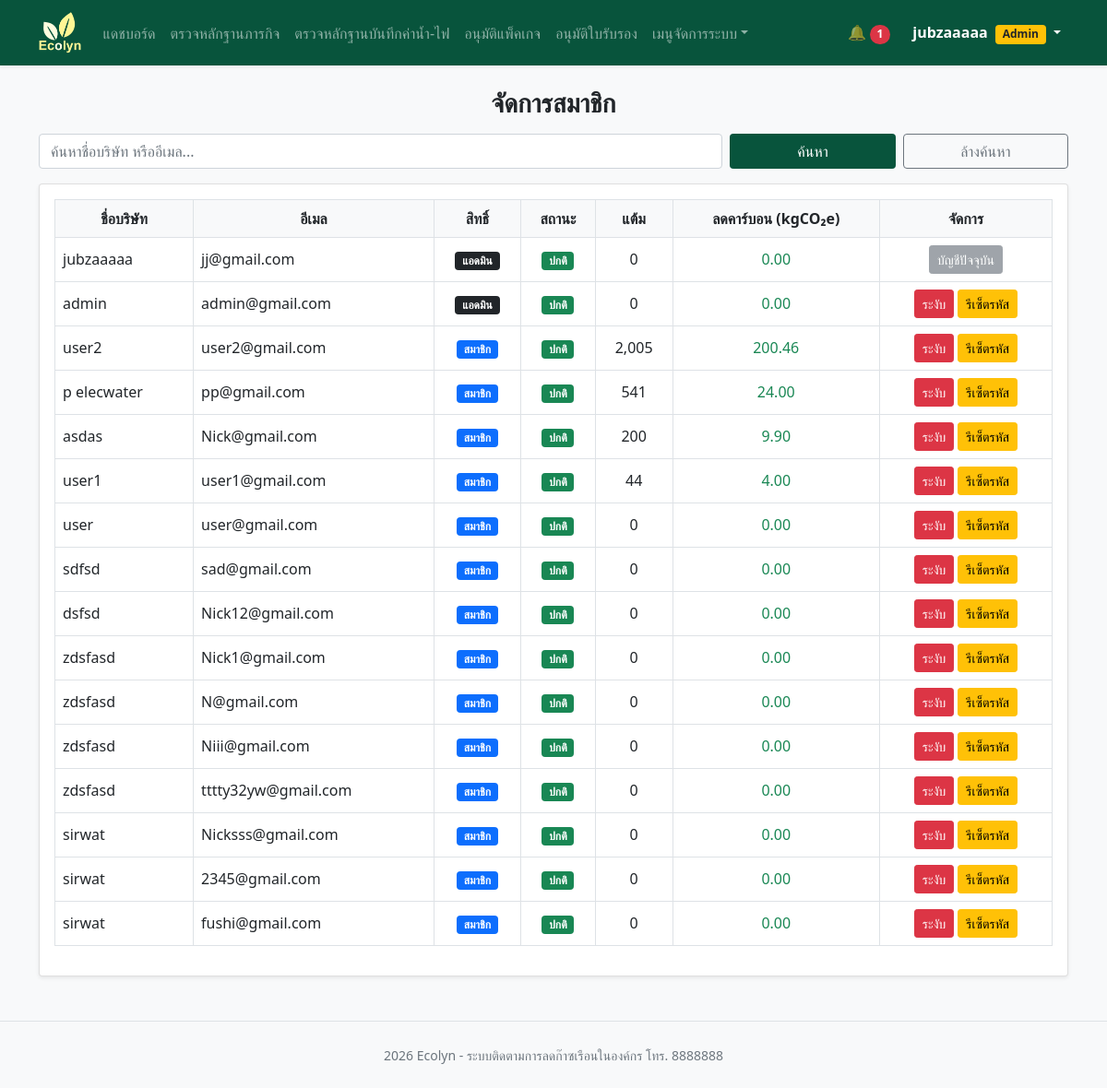
The app's page /admin/user_edit.php (signed in) with its own data.
### tables this page shows
CREATE TABLE `company` (
  `id` int(11) NOT NULL,
  `role_id` int(11) NOT NULL DEFAULT 2,
  `email` varchar(255) NOT NULL,
  `pass` varchar(255) NOT NULL,
  `name` varchar(255) NOT NULL,
  `tel` varchar(13) NOT NULL,
  `status` enum('Y','N') NOT NULL DEFAULT 'Y',
  `create_at` datetime NOT NULL DEFAULT current_timestamp()
);

### admin/user_edit.php (the view, shortened to what this page needs)
<?php
include '../config.php';
$cid = (int)$_SESSION['company_id'];
$me = mysqli_fetch_assoc(mysqli_query($conn, "select * from company where id=$cid"));
$find = trim($_GET['find'] ?? '');
$kw = mysqli_real_escape_string($conn, $find);
$where = $find != '' ? "where name like '%$kw%' or email like '%$kw%'" : '';
$points = [];
$r = mysqli_query($conn, "select * from eco_point_ledger");
while($p = mysqli_fetch_assoc($r)){
    $points[$p['company_id']] = ($points[$p['company_id']] ?? 0) + $p['point'];
}
$co2 = [];
$r = mysqli_query($conn, "select * from utility_logs");
while($u = mysqli_fetch_assoc($r)){
    $co2[$u['company_id']] = ($co2[$u['company_id']] ?? 0) + $u['co2e_save'];
}
$members = [];
$r = mysqli_query($conn, "select * from company $where");
while($m = mysqli_fetch_assoc($r)){
    $m['point'] = $points[$m['id']] ?? 0;
    $m['co2'] = $co2[$m['id']] ?? 0;
    $members[] = $m;
}
usort($members, fn($a, $b) => [$a['role_id'], $b['point']] <=> [$b['role_id'], $a['point']]);
?>
<!DOCTYPE html>
<html lang="th">
<head>
</head>
<body class="bg-light">
    <?php include '../navbar.php'; ?>
    <div class="container">
        <h3 class="fw-bold mt-3 text-center">จัดการสมาชิก</h3>
        <form class="row g-2 mt-2 mb-3" method="get">
            <div class="col-md-8">
                <input name="find" class="form-control" placeholder="ค้นหาชื่อบริษัท หรืออีเมล..." value="<?= htmlspecialchars($find) ?>">
            </div>
            <div class="col-md-2"><button class="btn btn-green w-100">ค้นหา</button></div>
            <div class="col-md-2"><a href="user.php" class="btn btn-outline-secondary w-100">ล้างค้นหา</a></div>
        </form>
        <div class="card shadow-sm p-3">
            <table class="table table-hover table-bordered align-middle">
                <thead class="bg-light">
                    <tr class="text-center">
                        <th>ชื่อบริษัท</th>
                        <th>อีเมล</th>
                        <th>สิทธิ์</th>
                        <th>สถานะ</th>
                        <th>แต้ม</th>
                        <th>ลดคาร์บอน (kgCO₂e)</th>
                        <th>จัดการ</th>
                    </tr>
                </thead>
                <tbody>
                <?php foreach($members as $m): ?>
                    <tr class="text-center">
                        <td class="text-start"><?= htmlspecialchars($m['name']) ?></td>
                        <td class="text-start"><?= htmlspecialchars($m['email']) ?></td>
                        <td>
                            <?php if($m['role_id'] == 1): ?>
                                <span class="badge bg-dark">แอดมิน</span>
                            <?php else: ?>
                                <span class="badge bg-primary">สมาชิก</span>
                            <?php endif; ?>
                        </td>
                        <td>
                            <?php if($m['status'] == 'Y'): ?>
                                <span class="badge bg-success">ปกติ</span>
                            <?php else: ?>
                                <span class="badge bg-danger">ระงับ</span>
                            <?php endif; ?>
                        </td>
                        <td><?= number_format($m['point']) ?></td>
                        <td class="text-success"><?= number_format($m['co2'], 2) ?></td>
                        <td class="text-nowrap">
                            <?php if($m['id'] == $cid): ?>
                                <button class="btn btn-sm btn-secondary" disabled>บัญชีปัจจุบัน</button>
                            <?php else: ?>
                                <form method="post" class="d-flex justify-content-center gap-1">
                                    <?php if($m['status'] == 'Y'): ?>
                                        <button name="action" value="suspend" class="btn btn-sm btn-danger" onclick="return confirm('ยืนยันระงับสมาชิกนี้?')">ระงับ</button>
                                    <?php else: ?>
                                        <button name="action" value="activate" class="btn btn-sm btn-success">คืนสิทธิ์</button>
                                    <?php endif; ?>
                                    <button name="action" value="reset" class="btn btn-sm btn-warning" onclick="return confirm('ยืนยันรีเซ็ตรหัสผ่านเป็น 12345678?')">รีเซ็ตรหัส</button>
                                </form>
                            <?php endif; ?>
                        </td>
                    </tr>
                <?php endforeach; ?>
                </tbody>
            </table>
        </div>
    </div>
<?php include '../footer.php'; ?>
</body>
</html>

### navbar.php (shortened to what this page needs)
<?php
include 'config.php';
$in_admin = strpos($_SERVER['PHP_SELF'], '/admin/') !== false;
$base = $in_admin ? '../' : '';
$admin = $in_admin ? '' : 'admin/';
$page = basename($_SERVER['PHP_SELF']);
$cid = $_SESSION['company_id'] ?? 0;
$company = null;
$unread = 0;
if($cid){
    $company = mysqli_fetch_assoc(mysqli_query($conn, "select * from company where id=$cid"));
    $unread = mysqli_num_rows(mysqli_query($conn, "select * from noti where recip_id=$cid and is_read=0"));
}
$is_admin = ($company['role_id'] ?? 0) == 1;
$admin_menu = [
    'dashboard.php'=>'แดชบอร์ด',
    'mission_review.php'=>'ตรวจหลักฐานภารกิจ',
    'utility_review.php'=>'ตรวจหลักฐานบันทึกค่าน้ำ-ไฟ',
    'pack_review.php'=>'อนุมัติแพ็คเกจ',
    'certificate_review.php'=>'อนุมัติใบรับรอง'
    ];
?>
<link rel="stylesheet" href="<?= $base ?>css/bootstrap.min.css">
<nav class="navbar navbar-expand-lg navbar-dark mb-4 shadow-sm bg-green">
    <div class="container">
        <a href="<?= $base ?>index.php" class="navbar-brand">
            <img src="<?= $base ?>img/Logo.png" style="height:45px;">
        </a>
        <div class="collapse navbar-collapse bg" id="navMenu">
            <ul class="navbar-nav me-auto">
                <?php if($is_admin): ?>
                    <?php foreach($admin_menu as $file => $label): ?>
                        <li class="nav-item">
                            <a class="nav-link <?= $page == $file ? 'active fw-bold' : '' ?>" href="<?= $admin . $file ?>"><?= $label ?></a>
                        </li>
                    <?php endforeach; ?>
                    <li class="nav-item dropdown">
                        <a href="#" class="nav-link dropdown-toggle" data-bs-toggle="dropdown">เมนูจัดการระบบ</a>
                    </li>
                <?php endif; ?>
            </ul>
            <ul class="navbar-nav align-items-center">
                <?php if($company): ?>
                    <li class="nav-item me-2">
                        <a class="nav-link" href="<?= $base ?>noti.php">
                            🔔 <?php if($unread > 0): ?><span class="badge bg-danger rounded-pill"><?= $unread ?></span><?php endif; ?>
                        </a>
                    </li>
                    <li class="nav-item dropdown">
                        <a class="nav-link dropdown-toggle text-white fw-bold" href="#" data-bs-toggle="dropdown">
                            <?= $company['name'] ?>
                            <?php if($is_admin): ?><span class="badge bg-warning text-dark ms-1">Admin</span><?php endif; ?>
                        </a>
                    </li>
                <?php endif; ?>
            </ul>
        </div>
    </div>
</nav>

### navbar.php (style rules this page uses)
.bg-green { background-color: #08543c; }
.btn-green { background: #08543c; color:white; }

### records on screen
company: name "jubzaaaaa", email "jj@gmail.com", shows "แอดมิน", status "ปกติ", point "0", co2 "0.00", shows "บัญชีปัจจุบัน"
company: name "admin", email "admin@gmail.com", shows "แอดมิน", status "ปกติ", point "0", co2 "0.00"
company: name "user2", email "user2@gmail.com", shows "สมาชิก", status "ปกติ", point "2,005", co2 "200.46"
company: name "p elecwater", email "pp@gmail.com", shows "สมาชิก", status "ปกติ", point "541", co2 "24.00"
company: name "asdas", email "Nick@gmail.com", shows "สมาชิก", status "ปกติ", point "200", co2 "9.90"
company: name "user1", email "user1@gmail.com", shows "สมาชิก", status "ปกติ", point "44", co2 "4.00"
company: name "user", email "user@gmail.com", shows "สมาชิก", status "ปกติ", point "0", co2 "0.00"
company: name "sdfsd", email "sad@gmail.com", shows "สมาชิก", status "ปกติ", point "0", co2 "0.00"
company: name "dsfsd", email "Nick12@gmail.com", shows "สมาชิก", status "ปกติ", point "0", co2 "0.00"
company: name "zdsfasd", email "Nick1@gmail.com", shows "สมาชิก", status "ปกติ", point "0", co2 "0.00"
company: name "zdsfasd", email "N@gmail.com", shows "สมาชิก", status "ปกติ", point "0", co2 "0.00"
company: name "zdsfasd", email "Niii@gmail.com", shows "สมาชิก", status "ปกติ", point "0", co2 "0.00"
company: name "zdsfasd", email "tttty32yw@gmail.com", shows "สมาชิก", status "ปกติ", point "0", co2 "0.00"
company: name "sirwat", email "Nicksss@gmail.com", shows "สมาชิก", status "ปกติ", point "0", co2 "0.00"
company: name "sirwat", email "2345@gmail.com", shows "สมาชิก", status "ปกติ", point "0", co2 "0.00"
company: name "sirwat", email "fushi@gmail.com", shows "สมาชิก", status "ปกติ", point "0", co2 "0.00"

### other values on screen
$label "แดชบอร์ด"
$label "ตรวจหลักฐานภารกิจ"
$label "ตรวจหลักฐานบันทึกค่าน้ำ-ไฟ"
$label "อนุมัติแพ็คเกจ"
$label "อนุมัติใบรับรอง"
$unread "1"
